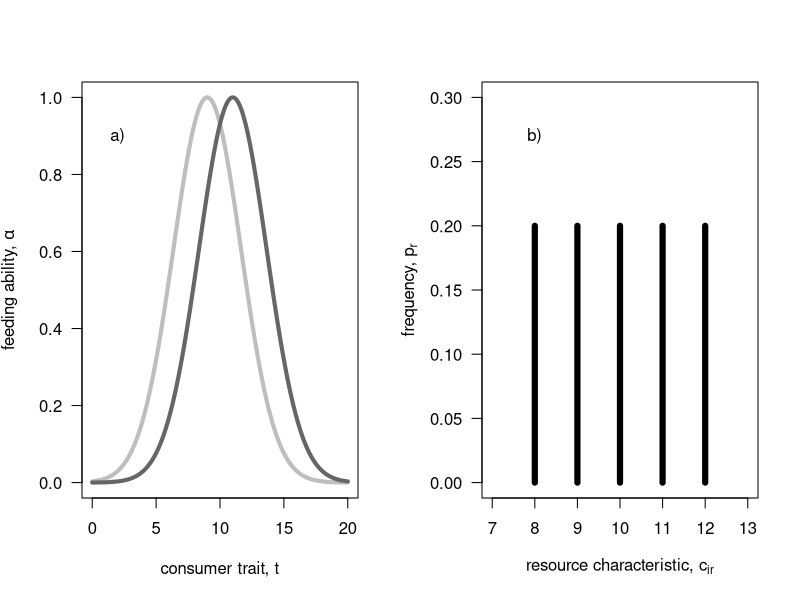
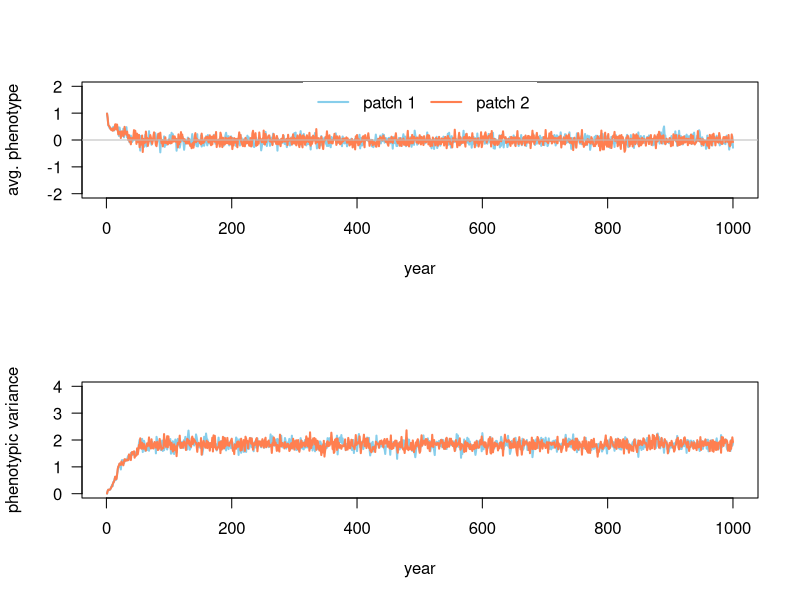
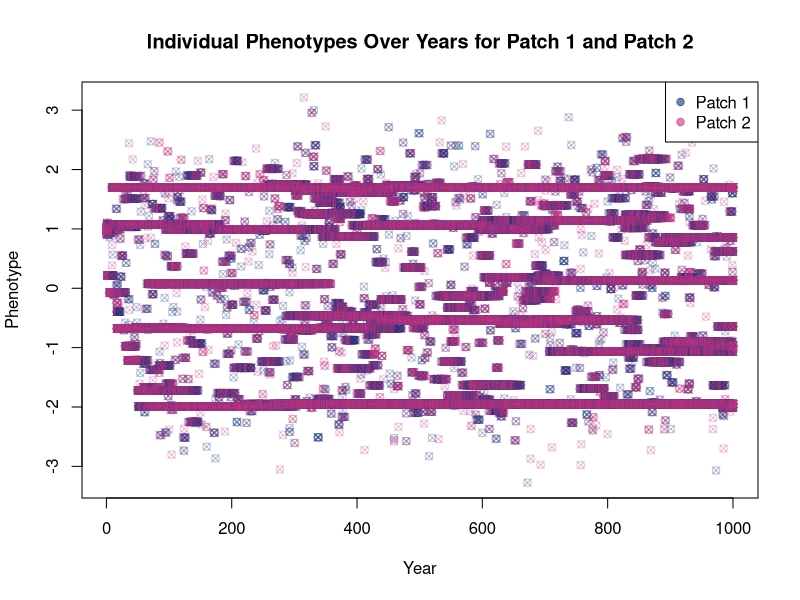

Source code (R) for these figures, in order: (Note: this script raises an error after producing the figures.)

rm(list=ls())  #removes stuff from environment.
# plot resource distribution            ----
par(mfrow=c(1,2))
z <- seq(0,20,0.01); omega<-7
plot( x=z, y=exp(- (z-9)^2 / (2 * omega)), lwd=4, col="gray", las=1, ylim=c(0,1), xlab="consumer trait, t", ylab=expression(paste("feeding ability, ",alpha)), type="l")
lines(x=z, y=exp(- (z-11)^2 / (2 * omega)), lwd=4, col="gray40")
text(x=2, y=0.9*1, "a)")

ct <- 8:12
plot(x=ct, y=rep.int(0.2, 5), las=1, ylab=expression(paste("frequency, ", p[r])), xlab=expression(paste("resource characteristic, ", c[i][,][r])), type="h", lwd=6, xlim=c(7,13), ylim=c(0,0.3))
text(x=8, y=0.30*0.9, "b)")

par(mfrow=c(1,1))

# define simulation function            ----
resourceCompetition <- function(resProp, resFreq, popSize, resGen=1, mutProb=0.001, mutVar=0.1, years=200, iniPmean=5, iniPvar=0.05, dispProb=0.5){

  # initialize population ......................................
  pop           <- matrix(NA, ncol=3, nrow=sum(popSize))      #NA is used here to preallocate memory for each entry while still not filling them with a value. 
  colnames(pop) <- c("patch", "pheno", "fec")
  
  pop[,1] <- c(rep.int(1,popSize[1]), rep.int(2, popSize[2]))
  pop[,2] <- rnorm(n=sum(popSize), mean=iniPmean, sd=0.05)
  
  stats         <- NULL
  phenotype <- matrix(NA, ncol=3, nrow=0)   # creates a matrix to store all phenotype values of all individuals in.
  colnames(phenotype) <- c("year", "patch", "phenotype")
  
  for(t in 1:years){
    
    # compute fecundity proxy ----
    # compute alpha - patch 1 ............................................................
    patch1    <- pop[pop[,1]==1,]   #This extracts all values in the pop matrix where the patch=1, i.e. they belong to patch 1. So all the rows with patch =2 are removed
    alphaSum1 <- NULL
    alpha1    <- NULL
    for(r in 1:ncol(resProp)){ # r<-1 # loop through each resource
      
      rp <- resProp[1,r]                                 # resource property 
      
      alpha     <- exp(-(patch1[,2]-rp)^2/ (2*resGen[1,1]) )  # compute all alphas
      alpha1    <- cbind(alpha1, alpha)                  # store all alphas
      alphaSum1 <- c(alphaSum1, sum(alpha) )             # store the sum over all alphas
      
    }
    
    # fec - patch 1 ............................................................
    for(i in 1:nrow(patch1)){
      
      fec <- 0
      for(r in 1:ncol(resProp)){ # r<-1; i<-1
        
        pi  <- resFreq[1,r]
        fec <- fec + pi * (alpha1[i,r]/alphaSum1[r])
        
      }
      patch1[i,3] <- fec
      
    }
    
    # alpha - patch 2 ............................................................
    patch2    <- pop[pop[,1]==2,]
    alphaSum2 <- NULL
    alpha2    <- NULL
    for(r in 1:ncol(resProp)){ # r<-1
      
      alpha     <- exp(-(patch2[,2]-resProp[2,r])^2/ (2*resGen[2,1]) )
      alpha2    <- cbind(alpha2, alpha)
      alphaSum2 <- c(alphaSum2, sum(alpha) )
      
    }
    
    # fec - patch 2 ............................................................
    for(i in 1:nrow(patch2)){
      
      fec <- 0
      for(r in 1:ncol(resProp)){ # r<-1; i<-1
        
        fec <- fec + resFreq[2,r]*alpha2[i,r]/alphaSum2[r]
        
      }
      patch2[i,3] <- fec
      
    }
    
    # create next generation  ----
    patch1new     <- patch1[sample(size=popSize[1], x=1:nrow(patch1),prob=patch1[,3], replace=T),]
    patch1new[,3] <- NA
    
    patch2new     <- patch2[sample(size=popSize[2], x=1:nrow(patch2),prob=patch2[,3], replace=T),]
    patch2new[,3] <- NA
    
    pop <- rbind(patch1new, patch2new)
    
    # mutate new generation   ----
    for(i in 1:nrow(pop)){
      
      if(runif(n=1, min=0, max=1)<=mutProb){
        
        pop[i,2] <- pop[i,2] + rnorm(n=1, mean=0, sd=mutVar)
        # print("mutation!")
        
      }
    }
    
    # dispersal               ----
    dispInds <- runif(n=nrow(pop))<dispProb
    dispInds <- which(dispInds==TRUE)
    if(length(dispInds)>=1){
      for(i in 1:length(dispInds)){
        if(pop[dispInds[i],1]==1){
          pop[dispInds[i],1] <- 2
        } else {
          pop[dispInds[i],1] <- 1
        }
      }
    }
    
    # extract stats           ----
    patch1    <- pop[pop[,1]==1,]
    patch2    <- pop[pop[,1]==2,]
    
    stats <- rbind( stats, c(t, mean(patch1[,2]), var(patch1[,2]), mean(patch2[,2]), var(patch2[,2]))) 
    #extract phenotypes of each individual each year
    phenotypes_patch1 <- cbind(rep(t, nrow(patch1)), rep(1, nrow(patch1)), patch1[,2])
    phenotypes_patch2 <- cbind(rep(t, nrow(patch2)), rep(2, nrow(patch2)), patch2[,2])
    
    phenotype <- rbind(phenotype, phenotypes_patch1, phenotypes_patch2)
  }
  
  # return output stats .............................................
  colnames(stats) <- c("year", "mean1", "var1", "mean2", "var2")
  colnames(phenotype) <- c("year", "patch", "phenotype")
  return(list(stats=stats, phenotype=phenotype))  #returns both the stats and the phenotype
  
}

# first test run                        ----
resFreqMatrix <- matrix(rep.int(0.2,5), nrow=2, ncol=5, byrow = TRUE); row.names(resFreqMatrix)<-c("patch1", "patch2")
resPropMatrix <- matrix(-2:2, nrow=2, ncol=5, byrow = TRUE)          ; row.names(resPropMatrix)<-c("patch1", "patch2")

output <- resourceCompetition(resProp=resPropMatrix, resFreq=resFreqMatrix, popSize=c(100, 100), resGen=matrix(c(0.2,0.2),ncol=1, nrow=2), mutProb=0.005, mutVar=0.5, years=1000, iniPmean=1)

data <- output$stats

#For plotting "stats":

par(mfrow=c(2,1))
plot( x=data[,1], y=data[,2], lwd=2, col="skyblue", type="l", ylim=c(-2,2), las=1, xlab="year", ylab="avg. phenotype")
lines(x=data[,1], y=data[,4], lwd=2, col="coral"); abline(h=0, col="gray", lty=1)
legend("top", legend=c("patch 1", "patch 2"), lwd=2, lty=1, col=c("skyblue", "coral"), box.col="transparent", horiz=TRUE)

plot( x=data[,1], y=data[,3], lwd=2, col="skyblue", type="l", ylim=c(0,4), las=1, xlab="year", ylab="phenotypic variance")
lines(x=data[,1], y=data[,5], lwd=2, col="coral")
par(mfrow=c(1,1))

#Plotting "phenotypes":

phenotype_data <- output$phenotype 


# Create a scatter plot of individual phenotypes

colors <- rgb((phenotype_data[,2]-0.9)*0.7,0.2,0.5, alpha =0.3)    #Creates a vector of characters that have two different color identities based on patch idenity.
plot(phenotype_data[,1], phenotype_data[,3], pch=13, col=colors, xlab="Year", ylab="Phenotype")

# Add a legend to distinguish between patches
legend("topright", legend=c("Patch 1", "Patch 2"), col=c(rgb((1-0.9)*0.7,0.2,0.5, alpha =0.6), rgb((2-0.9)*0.7,0.2,0.5, alpha =0.6)), pch=19)

# Add a title to the plot
title("Individual Phenotypes Over Years for Patch 1 and Patch 2")



# explore parameters with replicates    ----
propVal    <- c(0.25, 0.4, 0.50, 0.55, 0.6, 0.7, 1.00)
propVar <- NULL

for(i in 1:length(propVal)){ # i<-1
  propVar    <- c(propVar, sum(((-2:2)*propVal[i]-0)^2)/5 )
}

dataP_mean <- NULL
dataP_sd   <- NULL
for(p in 1:length(propVal)){
  dataR_mean <- NULL
  dataR_sd   <- NULL
  for(r in 1:2){ 
    data       <- resourceCompetition(resProp=resPropMatrix*propVal[p], 
                                      resFreq=resFreqMatrix, 
                                      resGen=matrix(c(0.5,0.5),ncol=1, nrow=2), 
                                      mutProb=0.005, mutVar=0.5, 
                                      popSize=c(1000, 1000), 
                                      years=250, iniPmean=1)[250, ,drop=F]
    dataR_mean <- c( dataR_mean, mean(c(data[,2], data[,4])) )
    dataR_sd   <- c( dataR_sd  , mean(c(data[,3], data[,5])) )
  }
  dataP_mean <- rbind(dataP_mean, c(propVar[p], mean(dataR_mean), max(dataR_mean), min(dataR_mean)))
  dataP_sd   <- rbind(dataP_sd  , c(propVar[p], mean(dataR_sd)  , max(dataR_sd)  , min(dataR_sd)))
  print(p)
  
}
colnames(dataP_mean) <- c("resource var", "mean z", "max z"     , "min z")
colnames(dataP_sd)   <- c("resource var", "mean z", "max var(z)", "min var(z)")

# plot  .......................
par(mfrow=c(2,1))
plot(x=dataP_mean[,1], y=dataP_mean[,2], lwd=2, type="o", las=1, xlab="resource variation", ylab="mean phenotype", ylim=c(-1,1), xlim=c(0,max(dataP_sd[,1])))
lines(x=dataP_mean[,1], y=dataP_mean[,3], lwd=2, col="gray")
lines(x=dataP_mean[,1], y=dataP_mean[,4], lwd=2, col="gray")
abline(h=0, col="gray", lty=3)

plot(x=dataP_sd[,1], y=dataP_sd[,2], lwd=2, type="o", las=1, xlab="resource variation", ylab="phenotypic variance", ylim=c(0,2), xlim=c(0,max(dataP_sd[,1])))
lines(x=dataP_sd[,1], y=dataP_sd[,3], lwd=2, col="gray")
lines(x=dataP_sd[,1], y=dataP_sd[,4], lwd=2, col="gray")
abline(v=0.5, col="dodgerblue", lwd=2, lty=3)
legend("top", legend=c("resource generalism"), lty=3, lwd=2,col="dodgerblue", box.col="transparent")
